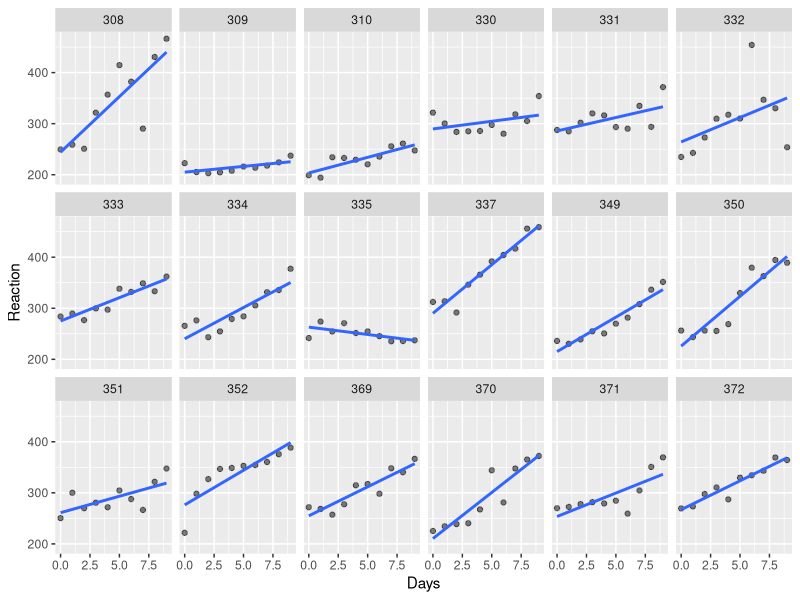
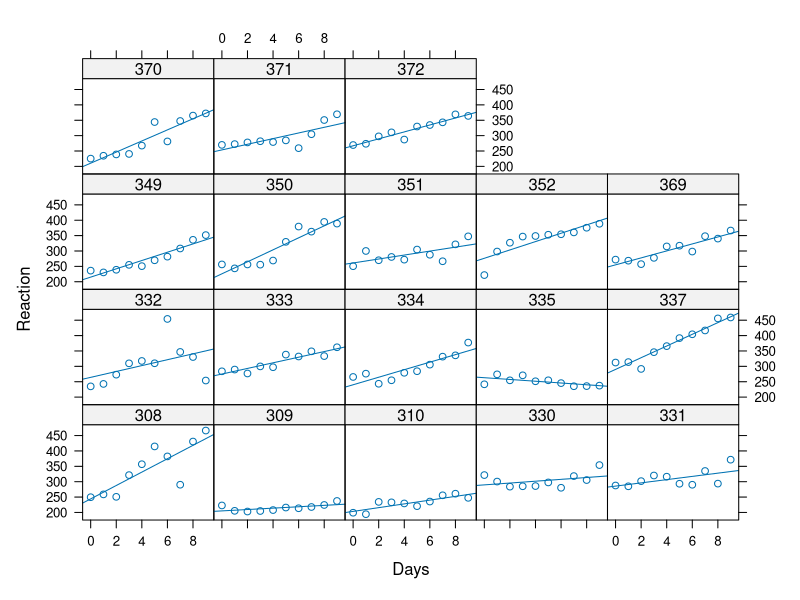
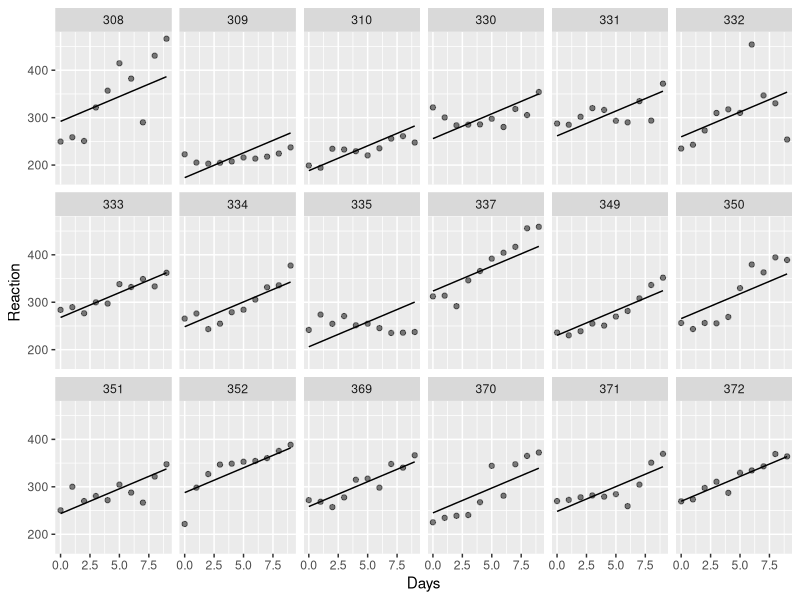
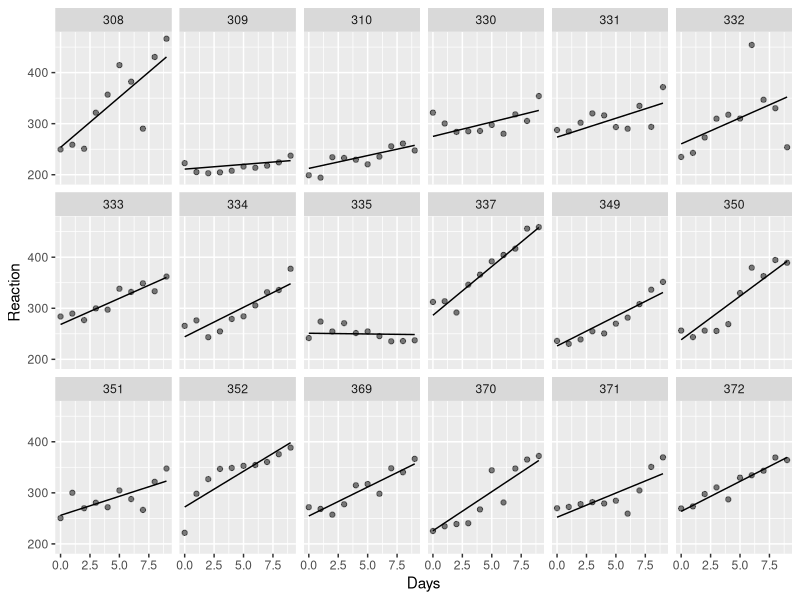
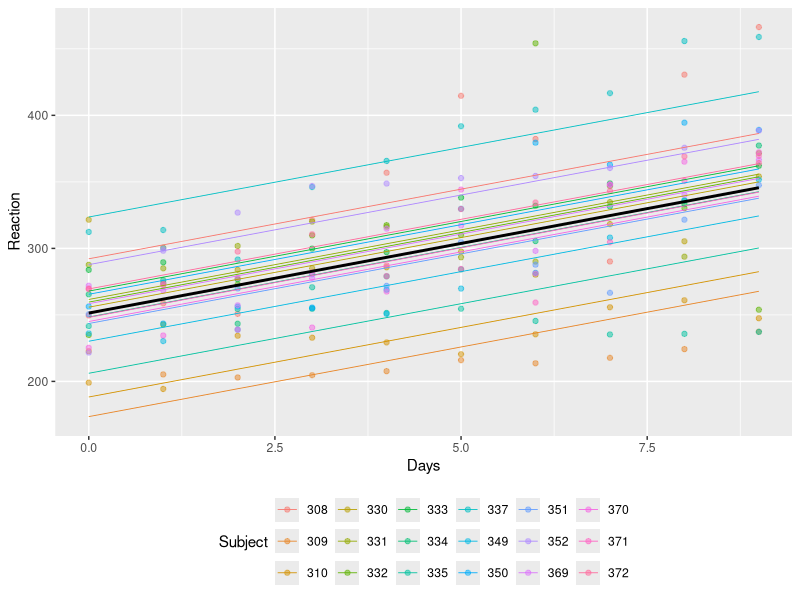
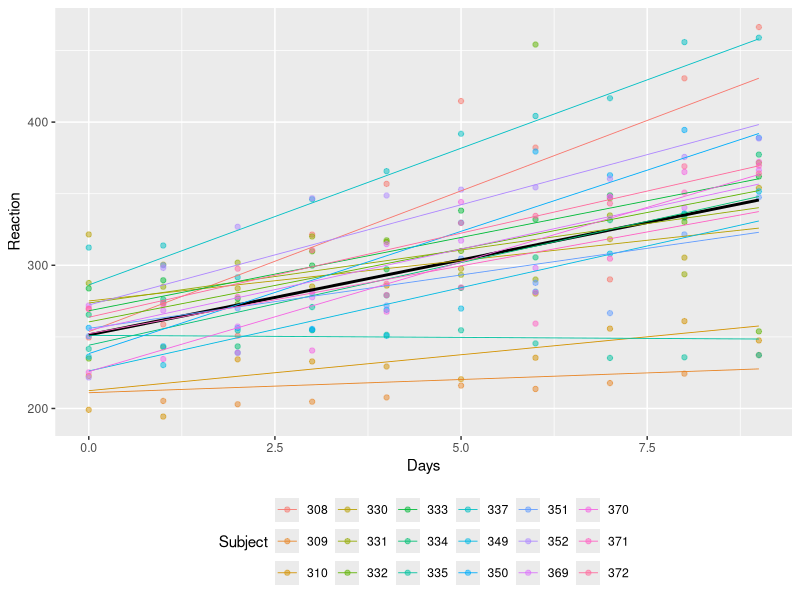

The R source for these figures, in order:
# See: https://cran.r-project.org/web/packages/lme4/vignettes/lmer.pdf

# Load packages
library(lme4)
library(ggplot2)
library(lattice)

# Sleepstudy data contains  the average reaction time per day for subjects in a sleep deprivation study
# On day 0 the subjects had their normal amount of sleep. 
# Starting that night they were restricted to 3 hours of sleep per night
str(sleepstudy)

# Write to disk for Python analysis
write.csv(sleepstudy, file = "sleepstudy.csv", row.names = FALSE)

# ggplot
sleep_ggplot <- ggplot(sleepstudy) +  
  aes(x = Days, y = Reaction) + 
  geom_point(alpha = 0.5) + 
  facet_wrap(~ Subject, nrow = 3) + 
  geom_smooth(method = "lm", se = FALSE)
sleep_ggplot

# lattice
sleep_lattice <- xyplot(Reaction ~ Days | Subject, data = sleepstudy, type = c("p", "r"))
sleep_lattice

# Each subject’s reaction time increases approximately linearly with the number of sleepdeprived days. 
# Subjects also appear to vary in the slopes and intercepts of these relationships, 
# which suggests a model with random slopes and intercepts.

lmer1 <- lmer(Reaction ~ Days + (1 | Subject), sleepstudy)
summary(lmer1)

lmer2 <- lmer(Reaction ~ Days + (Days | Subject), sleepstudy)
summary(lmer2)

# lmer2, odel with random slopes, has lowest AIC
anova(lmer1, lmer2)

# Estimates of the standard deviations of the random effects for the intercept and the slope
# are 24.74 ms and 5.92 ms/day.
lmer2

# The fixed-effects coefficients are 251.4 ms and 10.47 ms/day
# for the intercept and slope.

lmer_plot <- function(data, model) {
  ggplot(data) + 
    aes(x = Days, y = Reaction) +
    facet_wrap(~ Subject, nrow = 3) +   
    geom_point(alpha = 0.5) +
    geom_line(data = cbind(data, pred = predict(model)), aes(y = pred), size = 0.5)  
}

lmer_plot(sleepstudy, lmer1)
lmer_plot(sleepstudy, lmer2)

# Use re.form = NA to not include random effects in the prediciton
lmer_plot_2 <- function(data, model) {
  ggplot(data) + 
    aes(x = Days, y = Reaction) +   
    geom_point(alpha = 0.5, aes(color = Subject)) +
    geom_line(data = cbind(data, pred = predict(model, re.form = NA)), aes(y = pred), size = 1.0) +
    geom_line(data = cbind(data, pred = predict(model)), aes(y = pred, color = Subject), size = 0.3) + 
    theme(legend.position="bottom") + 
    guides(color = guide_legend(nrow = 3))
}

lmer_plot_2(sleepstudy, lmer1)
lmer_plot_2(sleepstudy, lmer2)

# Conditional modes of the random effects
ranef(lmer1)$Subject
ranef(lmer2)$Subject
